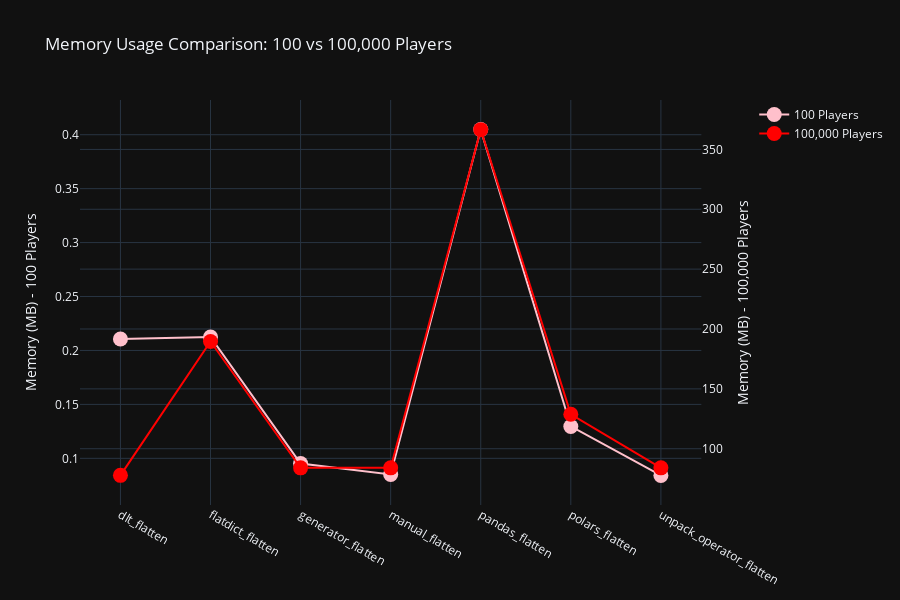

Notebook cell for this chart:
### Code cell
import plotly.graph_objects as go
from plotly.subplots import make_subplots

# Filter data for the two player counts
df_100 = df[df['num_players'] == 100].copy()
df_100k = df[df['num_players'] == 100_000].copy()

# Sort both dataframes by the same order (e.g., by function name)
df_100 = df_100.sort_values('function')
df_100k = df_100k.sort_values('function')

# Create figure with secondary y-axis
fig = make_subplots(specs=[[{"secondary_y": True}]])


# Create figure with secondary y-axis
fig = make_subplots(specs=[[{"secondary_y": True}]])

# Add traces for 100 players (left y-axis)
fig.add_trace(
    go.Scatter(
        x=df_100['function'],
        y=df_100['memory_in_mb'],
        name="100 Players",
        mode='lines+markers',
        marker=dict(size=15),
        line=dict(width=2, color='pink')
    ),
    secondary_y=False,
)

# Add traces for 100,000 players (right y-axis)
fig.add_trace(
    go.Scatter(
        x=df_100k['function'],
        y=df_100k['memory_in_mb'],
        name="100,000 Players",
        mode='lines+markers',
        marker=dict(size=15),
        line=dict(width=2, color='red')
    ),
    secondary_y=True,
)

# Update layout
fig.update_layout(
    title_text="Memory Usage Comparison: 100 vs 100,000 Players",
    template=template,
    height=height,
    width=width
)

# Set y-axes titles
fig.update_yaxes(title_text="Memory (MB) - 100 Players", secondary_y=False)
fig.update_yaxes(title_text="Memory (MB) - 100,000 Players", secondary_y=True)

fig.show()

### Figure 1 — Plotly figure (JSON) as saved in the notebook; plotly's stock layout.template omitted (floating-point values rounded to 4 significant figures)
{"data": [{"line": {"color": "pink", "width": 2}, "marker": {"size": 15}, "mode": "lines+markers", "name": "100 Players", "type": "scatter", "x": ["dlt_flatten", "flatdict_flatten", "generator_flatten", "manual_flatten", "pandas_flatten", "polars_flatten", "unpack_operator_flatten"], "xaxis": "x", "y": [0.2106, 0.2125, 0.09517, 0.085, 0.4047, 0.1296, 0.0842], "yaxis": "y"}, {"line": {"color": "red", "width": 2}, "marker": {"size": 15}, "mode": "lines+markers", "name": "100,000 Players", "type": "scatter", "x": ["dlt_flatten", "flatdict_flatten", "generator_flatten", "manual_flatten", "pandas_flatten", "polars_flatten", "unpack_operator_flatten"], "xaxis": "x", "y": [77.73, 189.5, 84.01, 84.0, 366.5, 128.8, 84.0], "yaxis": "y2"}], "layout": {"height": 600, "title": {"text": "Memory Usage Comparison: 100 vs 100,000 Players"}, "width": 900, "xaxis": {"anchor": "y", "domain": [0, 0.94]}, "yaxis": {"anchor": "x", "domain": [0, 1], "title": {"text": "Memory (MB) - 100 Players"}}, "yaxis2": {"anchor": "x", "overlaying": "y", "side": "right", "title": {"text": "Memory (MB) - 100,000 Players"}}}}
